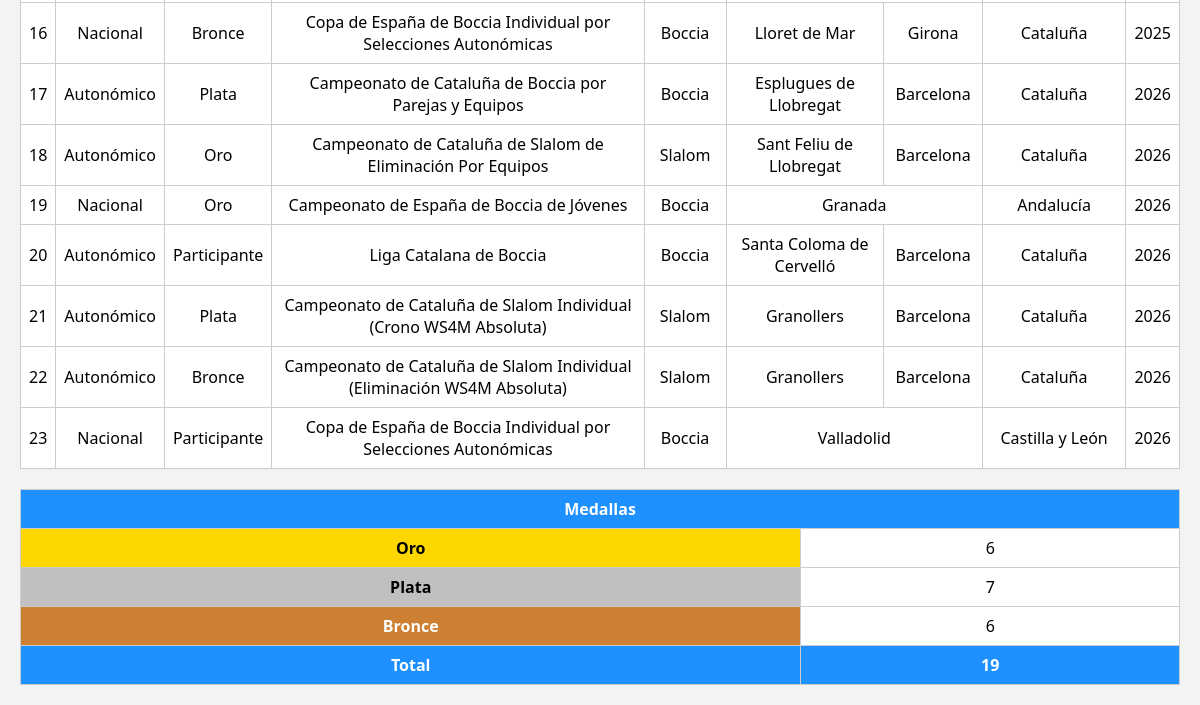
/medallero.php (lower part), run on an earlier commit of the app's database.
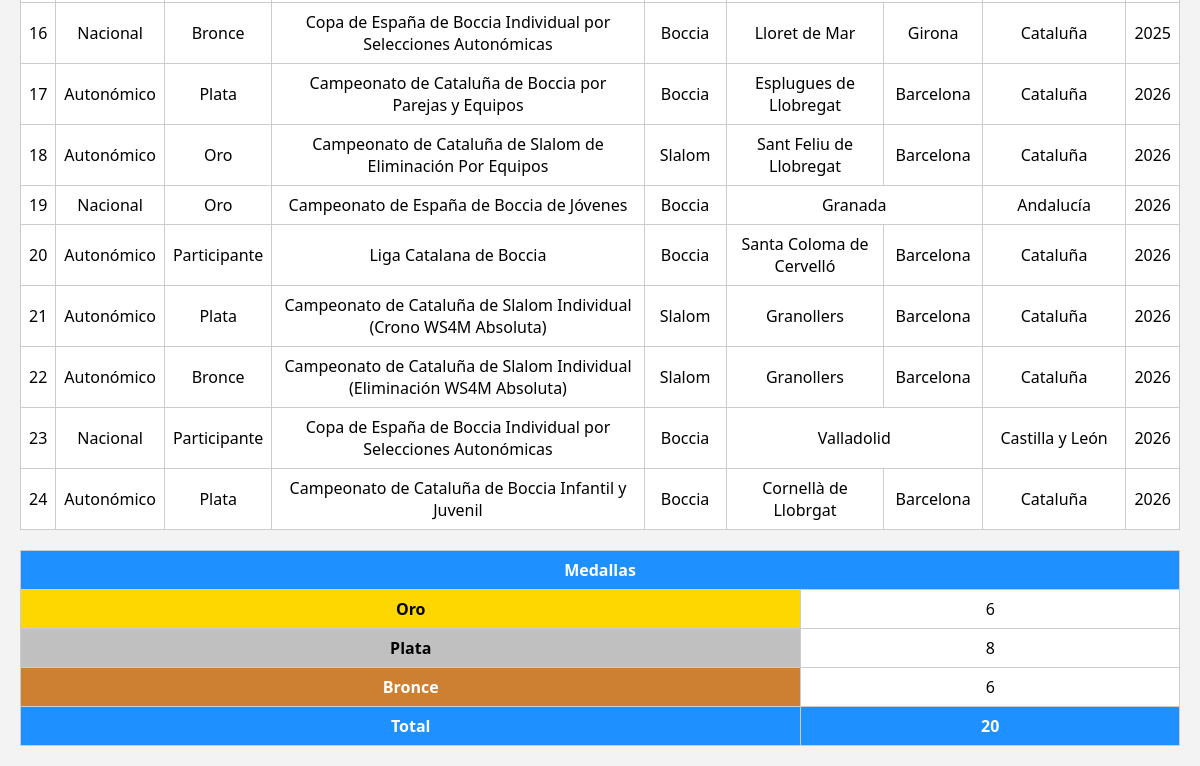
And on a later commit of the database.
### tables this page shows
CREATE TABLE medallas (
    id INT AUTO_INCREMENT PRIMARY KEY,
    tipo ENUM('Autonómico', 'Nacional', 'Internacional'),
    competicion VARCHAR(255),
    deporte VARCHAR(100),
    posicion ENUM('Oro', 'Plata', 'Bronce', 'Participante'),
    lugar VARCHAR(100),
    provincia VARCHAR(100),
    comunidad VARCHAR(100),
    pais VARCHAR(100),
    year YEAR
);

### funciones.php (called while the page is built, shortened)
<?php
function iconoMedalla($posicion)
{
    switch ($posicion) {
        default:
            return ucfirst($posicion);
    }
}
?>

### medallero.php (the view, shortened to what this page needs)
<?php include 'conexion.php';
include 'funciones.php'; ?>
<!DOCTYPE html>
<html>
<head>
    <link rel="stylesheet" href="css/index.css">
</head>
<body>
    <?php
    $where = " WHERE 1=1";
    $sql = "SELECT * FROM medallas" . $where;
    $sqlResumen = "SELECT
        SUM(posicion = 'oro') AS oro,
        SUM(posicion = 'plata') AS plata,
        SUM(posicion = 'bronce') AS bronce,
        COUNT(*) AS total_registros
    FROM medallas" . $where . " AND posicion IN ('oro', 'plata', 'bronce')";
    $resultado = $conexion->query($sql);
    if ($resultado->num_rows > 0): ?>
        <table>
            <?php while ($fila = $resultado->fetch_assoc()): ?>
                <tr>
                    <td><?php echo $fila['id']; ?></td>
                    <td><?php echo $fila['tipo']; ?></td>
                    <td class="<?php echo $fila['posicion']; ?>">
                        <?php echo iconoMedalla($fila['posicion']); ?>
                    </td>
                    <td><?php echo $fila['competicion']; ?></td>
                    <td><?php echo $fila['deporte']; ?></td>
                    <?php
                    if ($fila['lugar'] == $fila['provincia']) {
                        echo '<td colspan="2">' . $fila['lugar'] . '</td>';
                        echo '<td>' . $fila['comunidad'] . '</td>';
                    } elseif ($fila['provincia'] == $fila['comunidad']) {
                        echo '<td colspan="2">' . $fila['provincia'] . '</td>';
                    } else {
                        echo '<td>' . $fila['lugar'] . '</td>';
                        echo '<td>' . $fila['provincia'] . '</td>';
                        echo '<td>' . $fila['comunidad'] . '</td>';
                    }
                    ?>
                    <td><?php echo $fila['year']; ?></td>
                </tr>
            <?php endwhile; ?>
        </table>
    <?php else: ?>
        <p>No se han encontrado resultados</p>
    <?php endif; ?>
    <?php
    $resultado2 = $conexion->query($sqlResumen);
    $resumen = $resultado2 ? $resultado2->fetch_assoc() : null;
    if ($resumen): ?>
        <table>
            <tr>
                <th colspan="2">Medallas</th>
            </tr>
            <tr>
                <th class=oro>Oro</th>
                <td><?php echo (int) $resumen['oro']; ?></td>
            </tr>
            <tr>
                <th class=plata>Plata</th>
                <td><?php echo (int) $resumen['plata']; ?></td>
            </tr>
            <tr>
                <th class=bronce>Bronce</th>
                <td><?php echo (int) $resumen['bronce']; ?></td>
            </tr>
            <tr>
                <th>Total</th>
                <th><?php echo (int) $resumen['total_registros']; ?></th>
            </tr>
        </table>
    <?php else: ?>
        <p>No se han encontrado resultados</p>
    <?php endif; ?>
</body>
</html>

### css/index.css (style rules this page uses)
* { box-sizing: border-box; padding: 0; margin: 0; }
body { font-family: 'Segoe UI', Tahoma, Geneva, Verdana, sans-serif; background-color: #f3f3f3; margin: 20px; }
table { width: 100%; border-collapse: collapse; margin-top: 20px; background: #fff; }
th { background-color: dodgerblue; color: white; text-align: center; }
td.oro, th.oro { background-color: gold; color: black; font-weight: bold; }
td.plata, th.plata { background-color: silver; color: black; font-weight: bold; }
td.bronce, th.bronce { background-color: #cd7f32; color: white; font-weight: bold; }

What changed in the data, as far as the page shows it:
added medallas: id "24", tipo "Autonómico", posicion "Plata", competicion "Campeonato de Cataluña de Boccia Infantil y Juvenil", deporte "Boccia", lugar "Cornellà de Llobrgat", provincia "Barcelona", comunidad "Cataluña", year "2026"
Also different on the page:
$resumen['plata']: "7" → "8"
$resumen['total_registros']: "19" → "20"
